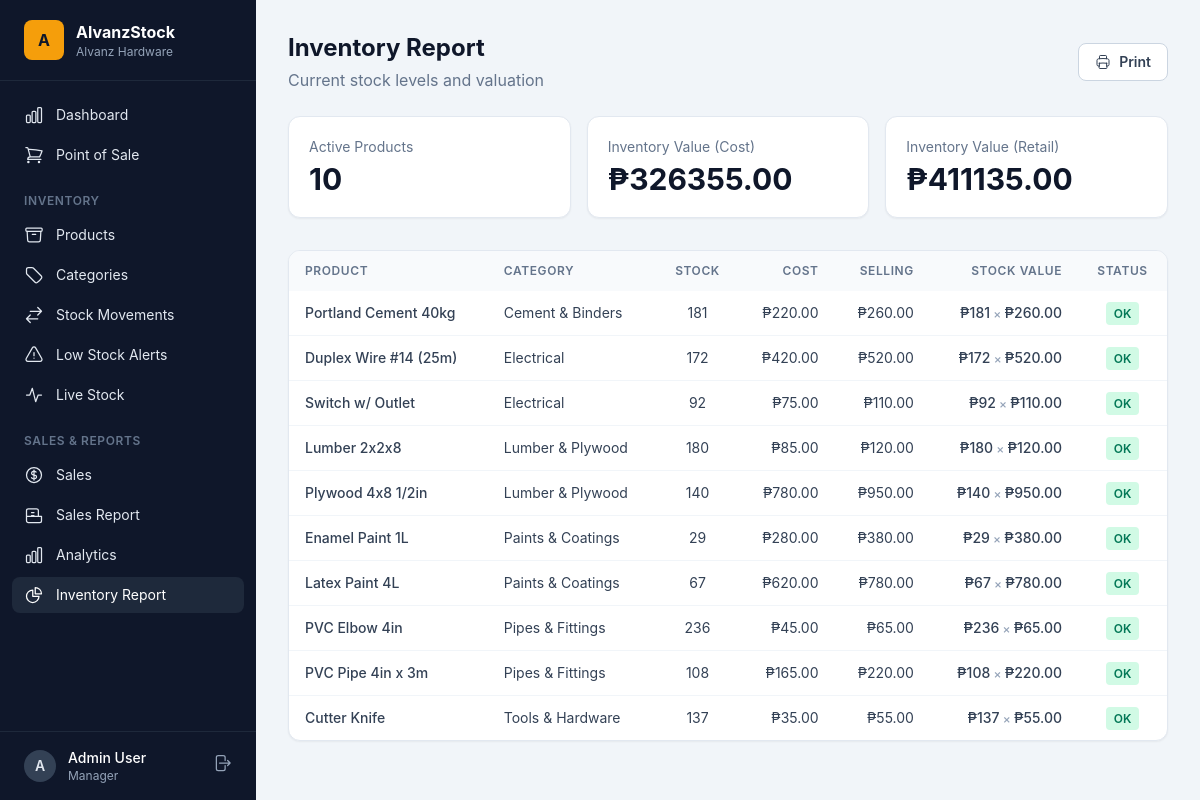
/reports/inventory/ (signed in), run on the app's committed database.
### accounts/models.py (models this page shows, shortened)
class User(AbstractUser):
    class Role(models.TextChoices):
        MANAGER = "manager", "Manager"
        CASHIER = "cashier", "Cashier"
        STAFF = "staff", "Staff"
        STOCK_VIEWER = "stock_viewer", "Stock Viewer"
    role = models.CharField(max_length=20, choices=Role.choices, default=Role.STAFF)
    @property
    def is_manager(self):
        return self.role == self.Role.MANAGER or self.is_superuser
    @property
    def is_stock_viewer(self):
        return self.role == self.Role.STOCK_VIEWER

### inventory/models.py (models this page shows, shortened)
class Product(models.Model):
    name = models.CharField(max_length=200)
    sku = models.CharField(max_length=50, unique=True)
    image = models.ImageField(upload_to="products/", blank=True)
    category = models.ForeignKey(Category, on_delete=models.SET_NULL, null=True, blank=True, related_name="products")
    unit = models.CharField(max_length=20, default="pcs")
    cost_price = models.DecimalField(max_digits=12, decimal_places=2, default=0)
    sell_price = models.DecimalField(max_digits=12, decimal_places=2, default=0)
    quantity = models.PositiveIntegerField(default=0)
    min_stock_level = models.PositiveIntegerField(default=10)
    is_active = models.BooleanField(default=True)
    created_at = models.DateTimeField(auto_now_add=True)
    updated_at = models.DateTimeField(auto_now=True)
    class Meta:
        ordering = ["name"]
    @property
    def is_low_stock(self):
        return self.quantity <= self.min_stock_level

class Category(models.Model):
    name = models.CharField(max_length=100, unique=True)
    description = models.TextField(blank=True)
    class Meta:
        verbose_name_plural = "categories"
        ordering = ["name"]

### pos/views.py (the view)
# urls.py: path("reports/inventory/", views.inventory_report, name="inventory_report"),
@manager_required
def inventory_report(request):
    products = Product.objects.select_related("category").filter(is_active=True).order_by("category__name", "name")
    total_cost = sum(p.cost_price * p.quantity for p in products)
    total_value = sum(p.sell_price * p.quantity for p in products)
    return render(
        request,
        "reports/inventory_report.html",
        {"products": products, "total_cost": total_cost, "total_value": total_value},
    )

### templates/reports/inventory_report.html (shortened to what this page needs)
{% extends "base.html" %}
{% block content %}
<div class="flex flex-col sm:flex-row sm:items-center justify-between gap-4 mb-6">
  <div>
    <h1 class="text-2xl font-bold">Inventory Report</h1>
    <p class="text-slate-500 mt-1">Current stock levels and valuation</p>
  </div>
  <button onclick="window.print()" class="btn-secondary">
    Print
  </button>
</div>
<div class="grid grid-cols-1 sm:grid-cols-3 gap-4 mb-8">
  <div class="card p-5">
    <div class="text-sm text-slate-500">Active Products</div>
    <div class="text-3xl font-bold mt-1">{{ products|length }}</div>
  </div>
  <div class="card p-5">
    <div class="text-sm text-slate-500">Inventory Value (Cost)</div>
    <div class="text-3xl font-bold mt-1">₱{{ total_cost|floatformat:2 }}</div>
  </div>
  <div class="card p-5">
    <div class="text-sm text-slate-500">Inventory Value (Retail)</div>
    <div class="text-3xl font-bold mt-1">₱{{ total_value|floatformat:2 }}</div>
  </div>
</div>
<div class="card overflow-hidden">
  <div class="overflow-x-auto">
    <table class="w-full">
      <thead class="bg-slate-50">
        <tr>
          <th class="table-head">Product</th>
          <th class="table-head">Category</th>
          <th class="table-head text-center">Stock</th>
          <th class="table-head text-right">Cost</th>
          <th class="table-head text-right">Selling</th>
          <th class="table-head text-right">Stock Value</th>
          <th class="table-head text-center">Status</th>
        </tr>
      </thead>
      <tbody class="divide-y divide-slate-100">
        {% for p in products %}
        <tr class="hover:bg-slate-50">
          <td class="table-cell font-medium">{{ p.name }}</td>
          <td class="table-cell">{{ p.category.name|default:"—" }}</td>
          <td class="table-cell text-center {% if p.is_low_stock %}text-red-600 font-semibold{% endif %}">{{ p.quantity }}</td>
          <td class="table-cell text-right">₱{{ p.cost_price|floatformat:2 }}</td>
          <td class="table-cell text-right">₱{{ p.sell_price|floatformat:2 }}</td>
          <td class="table-cell text-right font-medium">₱{{ p.quantity|floatformat:0 }}<span class="text-slate-400 text-xs"> × </span>₱{{ p.sell_price|floatformat:2 }}</td>
          <td class="table-cell text-center">
            {% if p.is_low_stock %}
              <span class="text-xs font-semibold px-2 py-1 rounded bg-red-100 text-red-700">Low</span>
            {% else %}
              <span class="text-xs font-semibold px-2 py-1 rounded bg-emerald-100 text-emerald-700">OK</span>
            {% endif %}
          </td>
        </tr>
        {% empty %}
        <tr><td colspan="7" class="table-cell text-center text-slate-400 py-8">No products found.</td></tr>
        {% endfor %}
      </tbody>
    </table>
  </div>
</div>
{% endblock %}

### templates/base.html (shortened to what this page needs)
{% load static %}
<!DOCTYPE html>
<html lang="en">
<head>
  <link rel="stylesheet" href="{% static 'css/output.css' %}">
</head>
<body class="bg-slate-100 text-slate-900 antialiased">
  {% if user.is_authenticated %}
  <div class="flex min-h-screen">
    <aside class="hidden lg:flex w-64 flex-col bg-slate-900 text-slate-200 fixed inset-y-0">
      <div class="flex items-center gap-3 px-6 py-5 border-b border-slate-800">
        <div class="w-10 h-10 rounded-lg bg-amber-500 flex items-center justify-center font-bold text-slate-900">A</div>
        <div>
          <div class="font-bold text-white">AlvanzStock</div>
          <div class="text-xs text-slate-400">Alvanz Hardware</div>
        </div>
      </div>
      <nav class="flex-1 px-3 py-4 space-y-1 text-sm">
        {% if user.is_stock_viewer %}
        <a href="{% url 'real_time_stock' %}" class="{% if request.resolver_match.url_name == 'real_time_stock' %}bg-slate-800 text-white{% else %}hover:bg-slate-800 hover:text-white{% endif %} flex items-center gap-3 rounded-lg px-3 py-2">
          <svg class="w-5 h-5" fill="none" stroke="currentColor" stroke-width="1.5" viewBox="0 0 24 24"><path stroke-linecap="round" stroke-linejoin="round" d="M3 12h4l3-8 4 16 3-8h4"/></svg>
          Live Stock
        </a>
        {% else %}
        <a href="{% url 'dashboard' %}" class="{% if request.resolver_match.url_name == 'dashboard' %}bg-slate-800 text-white{% else %}hover:bg-slate-800 hover:text-white{% endif %} flex items-center gap-3 rounded-lg px-3 py-2">
          Dashboard
        </a>
        <a href="{% url 'pos_screen' %}" class="{% if request.resolver_match.url_name == 'pos_screen' %}bg-slate-800 text-white{% else %}hover:bg-slate-800 hover:text-white{% endif %} flex items-center gap-3 rounded-lg px-3 py-2">
          Point of Sale
        </a>
        <div class="pt-4 pb-1 px-3 text-xs font-semibold uppercase tracking-wider text-slate-500">Inventory</div>
        <a href="{% url 'product_list' %}" class="{% if request.resolver_match.url_name == 'product_list' or request.resolver_match.url_name == 'product_detail' or request.resolver_match.url_name == 'product_create' or request.resolver_match.url_name == 'product_edit' %}bg-slate-800 text-white{% else %}hover:bg-slate-800 hover:text-white{% endif %} flex items-center gap-3 rounded-lg px-3 py-2">
          Products
        </a>
        <a href="{% url 'category_list' %}" class="{% if request.resolver_match.url_name == 'category_list' %}bg-slate-800 text-white{% else %}hover:bg-slate-800 hover:text-white{% endif %} flex items-center gap-3 rounded-lg px-3 py-2">
          Categories
        </a>
        <a href="{% url 'stock_transaction_list' %}" class="{% if request.resolver_match.url_name == 'stock_transaction_list' or request.resolver_match.url_name == 'stock_transaction_create' %}bg-slate-800 text-white{% else %}hover:bg-slate-800 hover:text-white{% endif %} flex items-center gap-3 rounded-lg px-3 py-2">
          <svg class="w-5 h-5" fill="none" stroke="currentColor" stroke-width="1.5" viewBox="0 0 24 24"><path stroke-linecap="round" stroke-linejoin="round" d="M7.5 21L3 16.5m0 0L7.5 12M3 16.5h13.5m0-13.5L21 7.5m0 0L16.5 12M21 7.5H7.5"/></svg>
          Stock Movements
        </a>
        <a href="{% url 'low_stock' %}" class="{% if request.resolver_match.url_name == 'low_stock' %}bg-slate-800 text-white{% else %}hover:bg-slate-800 hover:text-white{% endif %} flex items-center gap-3 rounded-lg px-3 py-2">
          Low Stock Alerts
        </a>
        <a href="{% url 'real_time_stock' %}" class="{% if request.resolver_match.url_name == 'real_time_stock' %}bg-slate-800 text-white{% else %}hover:bg-slate-800 hover:text-white{% endif %} flex items-center gap-3 rounded-lg px-3 py-2">
          <svg class="w-5 h-5" fill="none" stroke="currentColor" stroke-width="1.5" viewBox="0 0 24 24"><path stroke-linecap="round" stroke-linejoin="round" d="M3 12h4l3-8 4 16 3-8h4"/></svg>
          Live Stock
        </a>
        {% if user.is_manager %}
        <div class="pt-4 pb-1 px-3 text-xs font-semibold uppercase tracking-wider text-slate-500">Sales & Reports</div>
        <a href="{% url 'sales_list' %}" class="{% if request.resolver_match.url_name == 'sales_list' %}bg-slate-800 text-white{% else %}hover:bg-slate-800 hover:text-white{% endif %} flex items-center gap-3 rounded-lg px-3 py-2">
          Sales
        </a>
        <a href="{% url 'sales_report' %}" class="{% if request.resolver_match.url_name == 'sales_report' %}bg-slate-800 text-white{% else %}hover:bg-slate-800 hover:text-white{% endif %} flex items-center gap-3 rounded-lg px-3 py-2">
          Sales Report
        </a>
        <a href="{% url 'analytics_report' %}" class="{% if request.resolver_match.url_name == 'analytics_report' %}bg-slate-800 text-white{% else %}hover:bg-slate-800 hover:text-white{% endif %} flex items-center gap-3 rounded-lg px-3 py-2">
          Analytics
        </a>
        <a href="{% url 'inventory_report' %}" class="{% if request.resolver_match.url_name == 'inventory_report' %}bg-slate-800 text-white{% else %}hover:bg-slate-800 hover:text-white{% endif %} flex items-center gap-3 rounded-lg px-3 py-2">
          <svg class="w-5 h-5" fill="none" stroke="currentColor" stroke-width="1.5" viewBox="0 0 24 24"><path stroke-linecap="round" stroke-linejoin="round" d="M10.5 6a7.5 7.5 0 107.5 7.5h-7.5V6z"/><path stroke-linecap="round" stroke-linejoin="round" d="M13.5 10.5H21A7.5 7.5 0 0013.5 3v7.5z"/></svg>
          Inventory Report
        </a>
        {% endif %}
        {% endif %}
      </nav>
      <div class="px-3 py-4 border-t border-slate-800">
        <div class="flex items-center gap-3 px-3">
          <div class="w-8 h-8 rounded-full bg-slate-700 flex items-center justify-center text-sm font-semibold">{{ user.get_full_name|default:user.username|first|upper }}</div>
          <div class="flex-1 min-w-0">
            <div class="text-sm font-medium text-white truncate">{{ user.get_full_name|default:user.username }}</div>
            <div class="text-xs text-slate-400 capitalize">{{ user.get_role_display }}</div>
          </div>
          <form method="post" action="{% url 'logout' %}">
            <button title="Log out" class="text-slate-400 hover:text-white">
              <svg class="w-5 h-5" fill="none" stroke="currentColor" stroke-width="1.5" viewBox="0 0 24 24"><path stroke-linecap="round" stroke-linejoin="round" d="M15.75 9V5.25A2.25 2.25 0 0013.5 3h-6a2.25 2.25 0 00-2.25 2.25v13.5A2.25 2.25 0 007.5 21h6a2.25 2.25 0 002.25-2.25V15m3 0l3-3m0 0l-3-3m3 3H9"/></svg>
            </button>
          </form>
        </div>
      </div>
    </aside>
    <div class="flex-1 lg:ml-64">
      <main class="p-4 lg:p-8">
        {% block content %}{% endblock %}
      </main>
    </div>
  </div>
  {% else %}
    {% block bare %}{% endblock %}
  {% endif %}
</body>
</html>

### data on the page
User: get_full_name|first "A", get_full_name "Admin User", role "Manager"
Product: name "Portland Cement 40kg", category.name "Cement & Binders", quantity "181", cost_price "220.00", sell_price "260.00", min_stock_level "OK"
Product: name "Duplex Wire #14 (25m)", category.name "Electrical", quantity "172", cost_price "420.00", sell_price "520.00", min_stock_level "OK"
Product: name "Switch w/ Outlet", category.name "Electrical", quantity "92", cost_price "75.00", sell_price "110.00", min_stock_level "OK"
Product: name "Lumber 2x2x8", category.name "Lumber & Plywood", quantity "180", cost_price "85.00", sell_price "120.00", min_stock_level "OK"
Product: name "Plywood 4x8 1/2in", category.name "Lumber & Plywood", quantity "140", cost_price "780.00", sell_price "950.00", min_stock_level "OK"
Product: name "Enamel Paint 1L", category.name "Paints & Coatings", quantity "29", cost_price "280.00", sell_price "380.00", min_stock_level "OK"
Product: name "Latex Paint 4L", category.name "Paints & Coatings", quantity "67", cost_price "620.00", sell_price "780.00", min_stock_level "OK"
Product: name "PVC Elbow 4in", category.name "Pipes & Fittings", quantity "236", cost_price "45.00", sell_price "65.00", min_stock_level "OK"
Product: name "PVC Pipe 4in x 3m", category.name "Pipes & Fittings", quantity "108", cost_price "165.00", sell_price "220.00", min_stock_level "OK"
Product: name "Cutter Knife", category.name "Tools & Hardware", quantity "137", cost_price "35.00", sell_price "55.00", min_stock_level "OK"

### other printed values
{{ products|length }} "10"
{{ total_cost|floatformat:2 }} "326355.00"
{{ total_value|floatformat:2 }} "411135.00"
